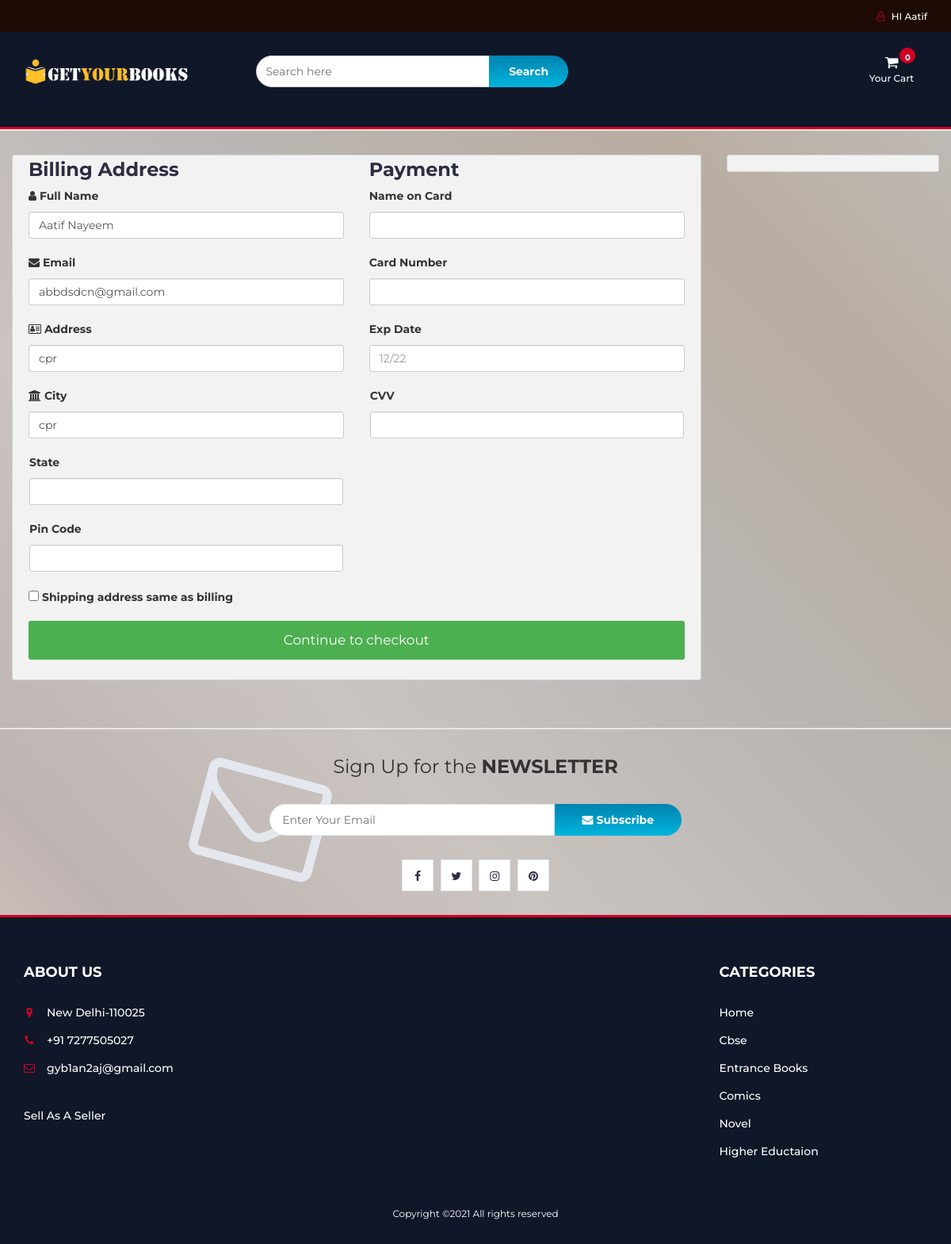
Page /checkout.php (signed in) on the committed database.
### tables this page shows
CREATE TABLE `user_info` (
  `user_id` int(10) NOT NULL,
  `first_name` varchar(100) NOT NULL,
  `last_name` varchar(100) NOT NULL,
  `email` varchar(300) NOT NULL,
  `password` varchar(300) NOT NULL,
  `mobile` varchar(10) NOT NULL,
  `address1` varchar(300) NOT NULL,
  `address2` varchar(11) NOT NULL
);

### checkout.php (the view, shortened to what this page needs)
<?php
include "db.php";
include "header.php";
?>
<section class="section">
	<div class="container-fluid">
		<div class="row-checkout">
		<?php
		if(isset($_SESSION["uid"])){
			$sql = "SELECT * FROM user_info WHERE user_id='$_SESSION[uid]'";
			$query = mysqli_query($con,$sql);
			$row=mysqli_fetch_array($query);
		echo'
			<div class="col-75">
				<div class="container-checkout">
				<form id="checkout_form" action="checkout_process.php" method="POST" class="was-validated">
					<div class="row-checkout">
					<div class="col-50">
						<h3>Billing Address</h3>
						<label for="fname"><i class="fa fa-user" ></i> Full Name</label>
						<input type="text" id="fname" class="form-control" name="firstname" pattern="^[a-zA-Z ]+$"  value="'.$row["first_name"].' '.$row["last_name"].'">
						<label for="email"><i class="fa fa-envelope"></i> Email</label>
						<input type="text" id="email" name="email" class="form-control" pattern="^[_a-z0-9-]+(\.[_a-z0-9-]+)*@[a-z0-9]+(\.[a-z]{2,4})$" value="'.$row["email"].'" required>
						<label for="adr"><i class="fa fa-address-card-o"></i> Address</label>
						<input type="text" id="adr" name="address" class="form-control" value="'.$row["address1"].'" required>
						<label for="city"><i class="fa fa-institution"></i> City</label>
						<input type="text" id="city" name="city" class="form-control" value="'.$row["address2"].'" pattern="^[a-zA-Z ]+$" required>
						<div class="row">
						<div class="col-50">
							<label for="state">State</label>
							<input type="text" id="state" name="state" class="form-control" pattern="^[a-zA-Z ]+$" required>
						</div>
						<div class="col-50">
							<label for="zip">Pin Code</label>
							<input type="text" id="zip" name="zip" class="form-control" pattern="^[0-9]{6}(?:-[0-9]{4})?$" required>
						</div>
						</div>
					</div>
					<div class="col-50">
						<h3>Payment</h3>
						<label for="cname">Name on Card</label>
						<input type="text" id="cname" name="cardname" class="form-control" pattern="^[a-zA-Z ]+$" required>
						<div class="form-group" id="card-number-field">
                        <label for="cardNumber">Card Number</label>
                        <input type="text" class="form-control" id="cardNumber" name="cardNumber" required>
                    </div>
						<label for="expdate">Exp Date</label>
						<input type="text" id="expdate" name="expdate" class="form-control" pattern="^((0[1-9])|(1[0-2]))\/(\d{2})$" placeholder="12/22"required>
						<div class="row">
						<div class="col-50">
							<div class="form-group CVV">
								<label for="cvv">CVV</label>
								<input type="text" class="form-control" name="cvv" id="cvv" required>
						</div>
						</div>
					</div>
					</div>
					</div>
					<label><input type="CHECKBOX" name="q" class="roomselect" value="conform" required> Shipping address same as billing
					</label>';
					$total=0;
					$total_count=$_POST['total_count'];
				echo'
				<input type="hidden" name="total_count" value="'.$total_count.'">
					<input type="hidden" name="total_price" value="'.$total.'">
					<input type="submit" id="submit" value="Continue to checkout" class="checkout-btn">
				</form>
				</div>
			</div>
			';
		}else{
			echo"<script>window.location.href = 'cart.php'</script>";
		}
		?>
			<div class="col-25">
				<div class="container-checkout">
				</div>
			</div>
		</div>
	</div>
</section>
		<div id="newsletter" class="section">
			<div class="container">
				<div class="row">
					<div class="col-md-12">
						<div class="newsletter">
							<p>Sign Up for the <strong>NEWSLETTER</strong></p>
							<form >
								<input class="input" type="email" placeholder="Enter Your Email">
								<button class="newsletter-btn"><i class="fa fa-envelope"></i> Subscribe</button>
							</form>
							<ul class="newsletter-follow">
								<li>
									<a href="#"><i class="fa fa-facebook"></i></a>
								</li>
								<li>
									<a href="#"><i class="fa fa-twitter"></i></a>
								</li>
								<li>
									<a href="#"><i class="fa fa-instagram"></i></a>
								</li>
								<li>
									<a href="#"><i class="fa fa-pinterest"></i></a>
								</li>
							</ul>
						</div>
					</div>
				</div>
			</div>
		</div>
<?php
include "footer.php";
?>

### header.php (shortened to what this page needs)
<!DOCTYPE html>
<html lang="en">
	<head>
		<link type="text/css" rel="stylesheet" href="css/bootstrap.min.css"/>
		<link type="text/css" rel="stylesheet" href="css/slick.css"/>
		<link type="text/css" rel="stylesheet" href="css/slick-theme.css"/>
		<link type="text/css" rel="stylesheet" href="css/nouislider.min.css"/>
		<link rel="stylesheet" href="css/font-awesome.min.css">
		<link type="text/css" rel="stylesheet" href="css/style.css"/>
		<link type="text/css" rel="stylesheet" href="css/accountbtn.css"/>
    </head>
	<body>
		<header>
			<div id="top-header">
				<div class="container">
					<ul class="header-links pull-right">
						<li><?php
                             include "db.php";
                            if(isset($_SESSION["uid"])){
                                $sql = "SELECT first_name FROM user_info WHERE user_id='$_SESSION[uid]'";
                                $query = mysqli_query($con,$sql);
                                $row=mysqli_fetch_array($query);
                                echo '
                               <div class="dropdownn">
                                  <a href="#" class="dropdownn" data-toggle="modal" data-target="#myModal" ><i class="fa fa-user-o"></i> HI '.$row["first_name"].'</a>
                                  <div class="dropdownn-content">
                                    <a href="" data-toggle="modal" data-target="#profile"><i class="fa fa-user-circle" aria-hidden="true" ></i>My Profile</a>
                                    <a href="logout.php"  ><i class="fa fa-sign-in" aria-hidden="true"></i>Log out</a>
                                  </div>
                                </div>';
                            }
                                             ?>
                                </li>
					</ul>
				</div>
			</div>
			<div id="header">
				<div class="container">
					<div class="row">
						<div class="col-md-3">
							<div class="header-logo">
								<a href="#" class="logo">
								<font style="font-style:normal; font-size: 33px;color: aliceblue;font-family: serif">
                                        <img src="img/GYB_Logo.png" alt="">
                                    </font>
								</a>
							</div>
						</div>
						<div class="col-md-6">
							<div class="header-search">
								<form>
									<input class="input" id="search" type="text" placeholder="Search here">
									<button type="submit" id="search_btn" class="search-btn">Search</button>
								</form>
							</div>
						</div>
						<div class="col-md-3 clearfix">
							<div class="header-ctn">
								<div class="dropdown">
									<a class="dropdown-toggle" data-toggle="dropdown" aria-expanded="true">
										<i class="fa fa-shopping-cart"></i>
										<span>Your Cart</span>
										<div class="badge qty">0</div>
									</a>
									</div>
							</div>
						</div>
					</div>
				</div>
			</div>
		</header>
		<nav id="navigation">
		</nav>

### css/style.css (style rules this page uses)
body { font-family: 'Montserrat', sans-serif; font-weight: 400; background-image: linear-gradient(-134deg, #c0bfbd 0%, #b9ada1 20%, #b9b6b3 40%, #cac4c0 60%, #beb4b1 80%, #e9d4d0 100%); }
h1, h2, h3, h4, h5, h6 { color: #2B2D42; font-weight: 700; margin: 0 0 10px; }
a { color: #2B2D42; font-weight: 500; -webkit-transition: 0.2s color; transition: 0.2s color; }
ul, ol { margin: 0; padding: 0; list-style: none }
.input { height: 40px; padding: 0px 15px; border: 1px solid #E4E7ED; background-color: #FFF; width: 100%; }
.section { padding-top: 30px; padding-bottom: 30px; }
#top-header { padding-top: 10px; padding-bottom: 10px; background-color: #1E1F29; }
.header-links li { display: inline-block; margin-right: 15px; font-size: 12px; }
.header-links li:last-child { margin-right: 0px; }
.header-links li a { color: #FFF; }
.header-links li i { color: #D10024; margin-right: 5px; }
#header { padding-top: 15px; padding-bottom: 15px; background-image: linear-gradient(-135deg, #ff6cf3 0%, #F660BC 10%, #EC53CD 20%, #E045DE 30%, #D335EE 40%, #C323FF 50%, #B53AFF 60%, #A749FF 70%, #9854FF 80%, #865EFF 90%, #7366FF 100%); }
.header-logo { float: left; padding-top: 10px; }
.header-logo .logo img { display: block; width: 80%; }
.header-search { padding: 15px 0px; }
.header-search form { position: relative; }
.header-search form .input { width: calc(100% - 260px); margin-right: -4px; border-radius: 40px 0px 0px 40px; }
.header-search form .search-btn { height: 40px; width: 100px; background: #00B4DB; background: -webkit-linear-gradient(to bottom, #0083B0, #00B4DB); background: linear-gradient(to bottom, #0083B0, #00B4DB); color: #FFF; font-weight: 700; border: none; border-radius: 0px 40px 40px 0px; }
.header-ctn { float: right; padding: 15px 0px; }
.header-ctn>div { display: inline-block; }
.header-ctn>div>a { display: block; position: relative; width: 90px; text-align: center; color: #FFF; }
.header-ctn>div>a>i { display: block; font-size: 18px; }
.header-ctn>div>a>span { font-size: 12px; }
.header-ctn>div>a>.qty { position: absolute; right: 15px; top: -10px; width: 20px; height: 20px; line-height: 20px; text-align: center; border-radius: 50%; font-size: 10px; color: #FFF; background-color: #D10024; }
#navigation { background: #FFF; border-bottom: 2px solid #E4E7ED; border-top: 3px solid #D10024; }
#newsletter.section { border-top: 2px solid #E4E7ED; border-bottom: 3px solid #D10024; margin-top: 30px; }
.newsletter { text-align: center; }
.newsletter p { font-size: 24px; }
.newsletter form { position: relative; max-width: 520px; margin: 30px auto; }
.newsletter form:after { content: "\f003"; font-family: FontAwesome; position: absolute; font-size: 160px; color: #E4E7ED; top: 15px; -webkit-transform: translateY(-50%) rotate(15deg); -ms-transform: translateY(-50%) rotate(15deg); transform: translateY(-50%) rotate(15deg); z-index: -1; left: -90px; }
.newsletter form .input { width: calc(100% - 160px); margin-right: -4px; border-radius: 40px 0px 0px 40px; }
.newsletter form .newsletter-btn { width: 160px; height: 40px; font-weight: 700; background: #00B4DB; background: -webkit-linear-gradient(to bottom, #0083B0, #00B4DB); background: linear-gradient(to bottom, #0083B0, #00B4DB); color: #FFF; border: none; border-radius: 0px 40px 40px 0px; }
.newsletter .newsletter-follow { text-align: center; }
.newsletter .newsletter-follow li { display: inline-block; margin-right: 5px; }
.newsletter .newsletter-follow li:last-child { margin-right: 0px; }
.newsletter .newsletter-follow li a { position: relative; display: block; width: 40px; height: 40px; text-align: center; line-height: 40px; border: 1px solid #E4E7ED; background-color: #FFF; -webkit-transition: 0.2s all; transition: 0.2s all; }

### css/accountbtn.css (style rules this page uses)
.dropdownn { position: relative; display: inline-block; }

### header.php (style rules this page uses)
#navigation { background: #FFBF27; background: #FFBF27; background: #FFBF27; }
#header { background: #101728; background: #101728; background: #101728; }
#top-header { background: #1e0b05; background: #1e0b05; background: #1e0b05; }

### rows in the picture
user_info: first_name "Aatif", firstname "Aatif Nayeem", email "abbdsdcn@gmail.com", address "cpr", city "cpr"
